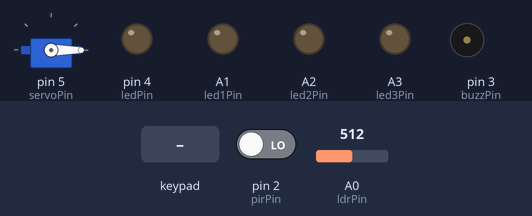
The sketch below on a simulated Arduino Uno, built with avr-gcc and run on an emulated ATmega328P. Shown: servo, output pins drawn as LEDs (lit = HIGH), buzzer (waves = sounding). Dashed ring = blinking. The test bench sets the inputs (shaded band); at power-on: pin 2 (pirPin) LOW, A0 (ldrPin) = 512. What the sketch prints to the serial monitor is not drawn.

Above: at 1.2 s.
1.3 s: keypad keys 1 3 1 2 1 1 1 0 # pressed 0.4 s apart
At 4.6 s:
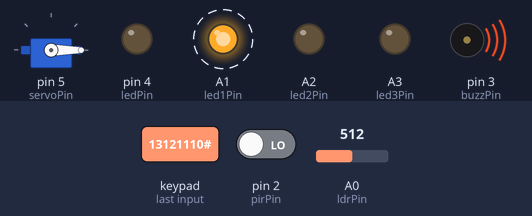
6.6 s: keypad keys 1 2 3 pressed 0.4 s apart
At 10.1 s:
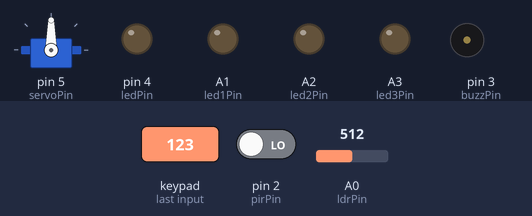
10.4 s: pin 2 (pirPin) driven HIGH
At 13.3 s:
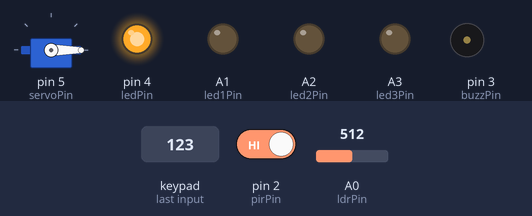
13.4 s: A0 (ldrPin) set to 306
At 16.6 s:
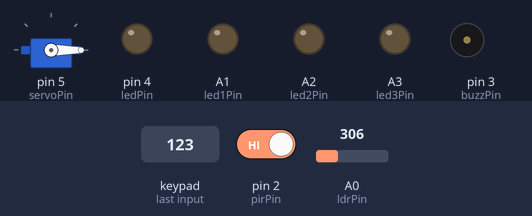
Timing chart, 0 to 18.1 s (numbered marks = the images above; inputs shaded):
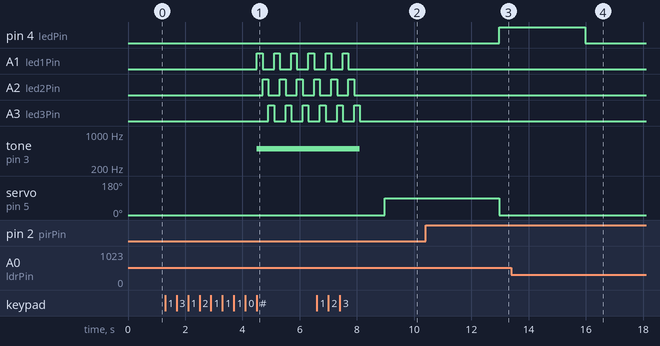

Measured:
- after the input at 1.3 s, A1 (led1Pin): alternates HIGH for 0.20 s and LOW for 0.40 s, starting after 3.2 s; A2 (led2Pin): alternates HIGH for 0.20 s and LOW for 0.40 s, starting after 3.4 s; A3 (led3Pin): alternates HIGH for 0.20 s and LOW for 0.40 s, starting after 3.6 s; tone on pin 3 (buzzPin): silent → 500 Hz after 3.2 s
- after the input at 6.6 s, servo on pin 5 (servoPin): 0° → 90° after 2.4 s
- after the input at 10.4 s, pin 4 (ledPin): LOW → HIGH after 2.6 s
- after the input at 13.4 s, pin 4 (ledPin): HIGH → LOW after 2.6 s

The sketch:

lab_1.ino
```cpp
#include <Servo.h>
#include <Keypad.h>

#define passwordLength  4	//3 digits + '\0'

// pins
int pirPin = 2;		// PIR motion sensor
int ledPin = 4;		// light for entrance
int ldrPin = A0;	// LDR light sensor
int servoPin = 5;	// servo motor (door lock)
int buzzPin = 3;	// buzzer
int led1Pin = A1;	// alarm LED 1
int led2Pin = A2;	// alarm LED 2
int led3Pin = A3;	// alarm LED 3

// settings
int darkTreshold = 500;	// if photoresistors reading > 500 -> considered dark
int failedAttempts = 0;
const int maxFails = 3;

// password
char password[passwordLength] = "123";
char inputPassword[passwordLength];
byte keyCount = 0;

// keypad setup
const byte ROWS = 4;
const byte COLUMNS = 4;

char keys[ROWS][COLUMNS] = {
  {'1','2','3','A'},
  {'4','5','6','B'},
  {'7','8','9','C'},
  {'*','0','#','D'}
};

byte rowPins[ROWS] = {13,12,11,10};
byte colPins[ROWS] = {9,8,7,6};

Keypad keypad = Keypad( makeKeymap(keys), rowPins, colPins, ROWS, COLUMNS);
Servo servo;

void setup()
{
  pinMode(pirPin, INPUT);
  pinMode(ledPin, OUTPUT);
  pinMode(ldrPin, INPUT);
  pinMode(buzzPin, OUTPUT);

  pinMode(led1Pin, OUTPUT);
  pinMode(led2Pin, OUTPUT);
  pinMode(led3Pin, OUTPUT);

  servo.attach(servoPin);
  servo.write(0);

  Serial.begin(9600);
}

void loop()
{

  // motion + light check
  int pirState = digitalRead(pirPin);
  int lightVal = analogRead(A0);
  //Serial.println(lightVal);

  if(pirState == HIGH && lightVal > darkTreshold){
    digitalWrite(ledPin, HIGH);
    delay(3000);
    digitalWrite(ledPin, LOW);
  }

  // password input
  char key = keypad.getKey();

  if(key){
    inputPassword[keyCount] = key;
    Serial.print(inputPassword[keyCount]);
    keyCount++;

    if(keyCount == passwordLength-1){	// check input password length

      if(!strcmp(inputPassword, password)){
        openDoors();
        failedAttempts = 0;
      }else{
        failedAttempts++;

        if(failedAttempts == maxFails){
          alarmSystem();
          failedAttempts = 0;
        }else{
          Serial.println("");
          Serial.println("Incorrect password. Try again.");
        }

        deleteKeyInput();
        delay(500);
      }
    }
  }
}


void deleteKeyInput(){
  while(keyCount != 0){
    inputPassword[keyCount--] = 0;
  }
}

void openDoors(){
  Serial.println("");
  Serial.println("Access granted. Door unlocked!");

  servo.write(90);
  delay(4000);

  servo.write(0);
  Serial.println("Door locked again.");
  deleteKeyInput();
}

void alarmSystem(){
  Serial.println("");
  Serial.println("!!! ALARM TRIGGERED !!!");
  tone(buzzPin, 500);

  for (int i = 0; i < 6; i++) {
    digitalWrite(led1Pin, HIGH);
    delay(200);
    digitalWrite(led1Pin, LOW);

    digitalWrite(led2Pin, HIGH);
    delay(200);
    digitalWrite(led2Pin, LOW);

    digitalWrite(led3Pin, HIGH);
    delay(200);
    digitalWrite(led3Pin, LOW);
  }
  noTone(buzzPin);
  Serial.println("Alarm stopped.");
}
```
